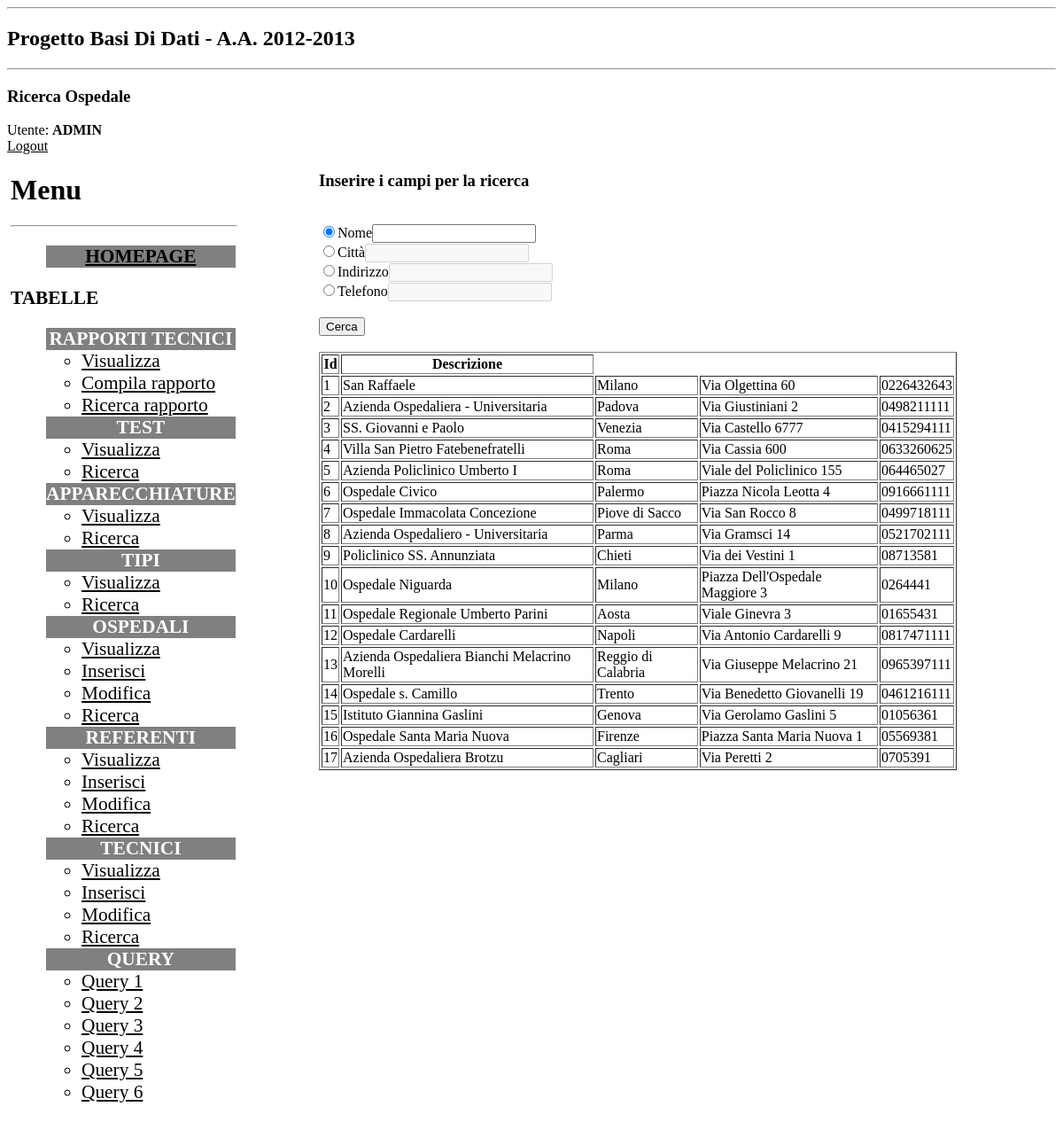
The page /Php/ricercaOspedale.php (signed in) on the database its author committed.
### tables this page shows
CREATE TABLE IF NOT EXISTS `Ospedali` (
  `idOspedale` int(11) NOT NULL,
  `Nome` varchar(50) DEFAULT NULL,
  `Citta` varchar(50) DEFAULT NULL,
  `Indirizzo` varchar(50) DEFAULT NULL,
  `Telefono` varchar(15) DEFAULT NULL,
  PRIMARY KEY (`idOspedale`)
);

### Php/library.php (the view, shortened to what this page needs)
<?php
function page_start($title) {
  echo<<<END
<!DOCTYPE html PUBLIC "-//W3C//DTD XHTML 1.0 Strict//EN" "http://www.w3.org/TR/xhtml1/DTD/xhtml1-strict.dtd">
<html xmlns="http://www.w3.org/1999/xhtml"  xml:lang="it" lang="it">
<head>
<link rel="stylesheet" type="text/css" href="style.css">
<script type="text/javascript" src="script.js"></script>
<title>$title</title>
</head>
<body>
<hr />
<h2>$title</h2>
<hr />
END;
};
function menu()
{
$login=authenticate() or
  die("Accesso negato. Effettuare il <a href=\"login.php\">login</a>");;
echo "Utente: <b>" . strtoupper($login) .  "</b>";
echo "<br />";
echo hyperlink("Logout", "logout.php");
echo<<<END
<div style="position:absolute; left:1%; width:auto;">
<h1>Menu</h1>
<hr width=100% align="left">
<ul style="font-size:16pt;">
<li style="color:white;background-color:grey;text-align:center;"><A HREF="home.php"><b>HOMEPAGE</b></A></li>
</ul>
<text style="font-size:16pt;"><B>TABELLE</B></text>
<ul style="font-size:16pt;">
<li style="color:white;background-color:grey;text-align:center;"><b>RAPPORTI TECNICI</b></li>
  <ul>
  <li><a href="view_rapporti.php">Visualizza</a></li>
  <li><a href="select_tipo.php">Compila rapporto</a></li>
  <li><a href="ricercaRapporto.php">Ricerca rapporto</a></li>
  </ul>
<li style="color:white;background-color:grey;text-align:center;"><b>TEST</b></li>
  <ul>
  <li><a href="view_test.php">Visualizza</a></li>
  <li><a href="ricercaTest.php">Ricerca</a></li>
  </ul>
<li style="color:white;background-color:grey;text-align:center;"><b>APPARECCHIATURE</b></li>
  <ul>
  <li><a href="view_apparecchiature.php">Visualizza</a></li>
  <li><a href="ricercaApparecchiatura.php">Ricerca</a></li>
  </ul>
<li style="color:white;background-color:grey;text-align:center;"><b>TIPI</b></li>
  <ul>
  <li><a href="view_tipi.php">Visualizza</a></li>
  <li><a href="ricercaTipo.php">Ricerca</a></li>
  </ul>
<li style="color:white;background-color:grey;text-align:center;"><b>OSPEDALI</b></li>
  <ul>
  <li><a href="view_ospedali.php?request=view">Visualizza</a></li>
  <li><a href="insert_ospedale.php">Inserisci</a></li>
  <li><a href="view_ospedali.php?request=edit">Modifica</a></li>
  <li><a href="ricercaOspedale.php">Ricerca</a></li>
  </ul>
<li style="color:white;background-color:grey;text-align:center;"><b>REFERENTI</b></li>
  <ul>
  <li><a href="view_referenti.php?request=view">Visualizza</a></li>
  <li><a href="insert_referente.php">Inserisci</a></li>
  <li><a href="view_referenti.php?request=edit">Modifica</a></li>
  <li><a href="ricercaReferente.php">Ricerca</a></li>
  </ul>
<li style="color:white;background-color:grey;text-align:center;"><b>TECNICI</b></li>
  <ul>
  <li><a href="view_tecnici.php?request=view">Visualizza</a></li>
  <li><a href="insert_tecnico.php">Inserisci</a></li>
  <li><a href="view_tecnici.php?request=edit">Modifica</a></li>
  <li><a href="ricercaTecnico.php">Ricerca</a></li>
  </ul>
<li style="color:white;background-color:grey;text-align:center;"><b>QUERY</b></li>
  <ul>
  <li><a href="Query_1.php">Query 1</a></li>
  <li><a href="Query_2.php">Query 2</a></li>
  <li><a href="Query_3.php">Query 3</a></li>
  <li><a href="Query_4.php">Query 4</a></li>
  <li><a href="Query_5.php">Query 5</a></li>
  <li><a href="Query_6.php">Query 6</a></li>
  </ul>
</ul>
</div>
END;
}
function start_body()
{
echo<<<END
<div style="position:absolute; right:10%; left:30%; min-width:40%; width:auto;">
END;
}
function end_body()
{
echo<<<END
</div>
END;
}
function page_end() {
  echo "
</body>
</html>";
};
function subtitle($str) {
  echo "<h3>$str</h3>\n";
};
function hyperlink($str, $url) {
  return "<a href=\"$url\">$str</a>";
};
function table_start($row) {
  echo "<table border=\"1\">\n";
  echo "<tr>\n";
  foreach ($row as $field)
    echo "<th>$field</th>\n";
  echo "</tr>\n";
};
function table_row($row) {
  echo "<tr>";
  foreach ($row as $field)
    if ($field)
      echo "<td style='max-width:500px; height:auto;'>$field</td>\n";
    else
      echo "<td>---</td>\n";
  echo "</tr>";
  };
function table_end() {
  echo "</table>\n";
};
function authenticate() {
  $login=$_SESSION['logged'];
  if (! $login) {
    return FALSE;
  } else {
    return $login;
  }
}
?>

### Php/ricercaOspedale.php (shortened to what this page needs)
<?php
require("library.php");
page_start("Progetto Basi Di Dati - A.A. 2012-2013");
subtitle("Ricerca Ospedale");
menu();
start_body();
echo "<B><H3>Inserire i campi per la ricerca</H3></B><br>";
$conn=connectDB();
$query="SELECT * FROM Ospedali";
$result=mysql_query($query, $conn);
echo<<<END
<form action="ricercaOspedale.php" method="GET" name="RicercaOspedale" id="ricercaOspedale">
<input type="radio" name="tipoRicerca" id="nom" OnClick="changeRicercaOspedale()" value="nome" checked>Nome<input type="text" name="str1" id="str1"> <br>
<input type="radio" name="tipoRicerca" id="cit" OnClick="changeRicercaOspedale()" value="citta">Città<input type="text" name="str2" id="str2" disabled> <br>
<input type="radio" name="tipoRicerca" id="ind" OnClick="changeRicercaOspedale()" value="indirizzo">Indirizzo<input type="text" name="str3" id="str3" disabled> <br>
<input type="radio" name="tipoRicerca" id="tel" OnClick="changeRicercaOspedale()" value="telefono">Telefono<input type="text" name="str4" id="str4" disabled> <br>
<br><input type="submit" value="Cerca">
</form><br>
END;
$table_head =  array("Id","Descrizione");
table_start($table_head);
while ($row = mysql_fetch_row($result))
{
  table_row($row);
}
table_end();
end_body();
page_end();
?>

### Php/style.css (style rules this page uses)
a { color:black; text-decoration:underline; }

### rows shown on the page
ospedali: idOspedale "1", Nome "San Raffaele", Citta "Milano", Indirizzo "Via Olgettina 60", Telefono "0226432643"
ospedali: idOspedale "2", Nome "Azienda Ospedaliera - Universitaria", Citta "Padova", Indirizzo "Via Giustiniani 2", Telefono "0498211111"
ospedali: idOspedale "3", Nome "SS. Giovanni e Paolo", Citta "Venezia", Indirizzo "Via Castello 6777", Telefono "0415294111"
ospedali: idOspedale "4", Nome "Villa San Pietro Fatebenefratelli", Citta "Roma", Indirizzo "Via Cassia 600", Telefono "0633260625"
ospedali: idOspedale "5", Nome "Azienda Policlinico Umberto I", Citta "Roma", Indirizzo "Viale del Policlinico 155", Telefono "064465027"
ospedali: idOspedale "6", Nome "Ospedale Civico", Citta "Palermo", Indirizzo "Piazza Nicola Leotta 4", Telefono "0916661111"
ospedali: idOspedale "7", Nome "Ospedale Immacolata Concezione", Citta "Piove di Sacco", Indirizzo "Via San Rocco 8", Telefono "0499718111"
ospedali: idOspedale "8", Nome "Azienda Ospedaliero - Universitaria", Citta "Parma", Indirizzo "Via Gramsci 14", Telefono "0521702111"
ospedali: idOspedale "9", Nome "Policlinico SS. Annunziata", Citta "Chieti", Indirizzo "Via dei Vestini 1", Telefono "08713581"
ospedali: idOspedale "10", Nome "Ospedale Niguarda", Citta "Milano", Indirizzo "Piazza Dell'Ospedale Maggiore 3", Telefono "0264441"
ospedali: idOspedale "11", Nome "Ospedale Regionale Umberto Parini", Citta "Aosta", Indirizzo "Viale Ginevra 3", Telefono "01655431"
ospedali: idOspedale "12", Nome "Ospedale Cardarelli", Citta "Napoli", Indirizzo "Via Antonio Cardarelli 9", Telefono "0817471111"
ospedali: idOspedale "13", Nome "Azienda Ospedaliera Bianchi Melacrino Morelli", Citta "Reggio di Calabria", Indirizzo "Via Giuseppe Melacrino 21", Telefono "0965397111"
ospedali: idOspedale "14", Nome "Ospedale s. Camillo", Citta "Trento", Indirizzo "Via Benedetto Giovanelli 19", Telefono "0461216111"
ospedali: idOspedale "15", Nome "Istituto Giannina Gaslini", Citta "Genova", Indirizzo "Via Gerolamo Gaslini 5", Telefono "01056361"
ospedali: idOspedale "16", Nome "Ospedale Santa Maria Nuova", Citta "Firenze", Indirizzo "Piazza Santa Maria Nuova 1", Telefono "05569381"
ospedali: idOspedale "17", Nome "Azienda Ospedaliera Brotzu", Citta "Cagliari", Indirizzo "Via Peretti 2", Telefono "0705391"

### other values the page prints
$title "Progetto Basi Di Dati - A.A. 2012-2013"
$str "Ricerca Ospedale"
$login "ADMIN"
$str "Logout"
$field "Id"
$field "Descrizione"
